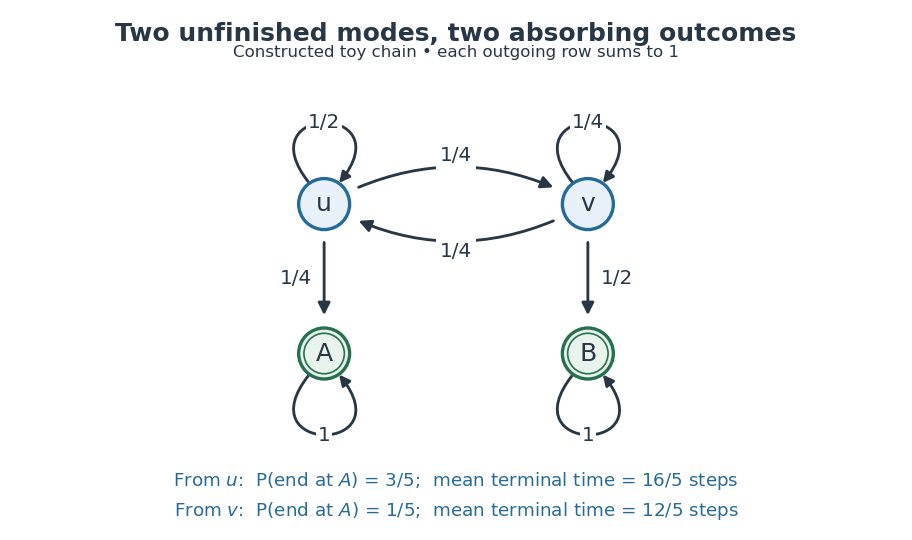

Source code (Python):
"""Draw a constructed finite chain, not measured data.

Run from _media: MPLCONFIGDIR=/tmp/codex-wiki-matplotlib python ../markov-classes-absorption-terminal-routine.py
Tested with Python 3.14.4, matplotlib 3.10.7, numpy 2.3.5.
"""
from pathlib import Path
import matplotlib
matplotlib.use('Agg')
import matplotlib.pyplot as plt
from matplotlib.patches import Circle, FancyArrowPatch, PathPatch
from matplotlib.path import Path as MPath
import numpy as np


def main():
    plt.rcParams.update({'font.family': 'DejaVu Sans', 'font.size': 12})
    fig, ax = plt.subplots(figsize=(7.6, 4.5), dpi=120, facecolor='white')
    ax.set_facecolor('white')
    ax.set(xlim=(-1.35, 4.35), ylim=(-1.9, 2.4), aspect='equal')
    ax.axis('off')
    ink, blue, green = '#273746', '#246b9b', '#267050'
    pos = {'u': (0, 1), 'v': (3, 1), 'A': (0, -0.7), 'B': (3, -0.7)}
    for name, xy in pos.items():
        terminal = name in 'AB'
        ax.add_patch(Circle(xy, .29, facecolor='#e8f4eb' if terminal else '#e8f1fa', edgecolor=green if terminal else blue, lw=2, zorder=3))
        if terminal:
            ax.add_patch(Circle(xy, .23, fill=False, edgecolor=green, lw=1, zorder=4))
        ax.text(*xy, name, ha='center', va='center', fontsize=15, color=ink, zorder=5)
    def edge(start, end, label, xy, rad=0):
        ax.add_patch(FancyArrowPatch(pos[start], pos[end], arrowstyle='-|>', mutation_scale=15, shrinkA=23, shrinkB=23, connectionstyle=f'arc3,rad={rad}', lw=1.7, color=ink))
        ax.text(*xy, label, ha='center', va='center', color=ink, bbox={'facecolor': 'white', 'edgecolor': 'none', 'pad': 2})
    edge('u', 'v', '1/4', (1.5, 1.55), -.28)
    edge('v', 'u', '1/4', (1.5, .46), -.28)
    edge('u', 'A', '1/4', (-.32, .15))
    edge('v', 'B', '1/2', (3.33, .15))
    # Cubic Bezier loops start and finish on the node boundary.
    def loop(name, label, direction):
        x, y = pos[name]
        d = direction
        vertices = [(x-.17, y+.24*d), (x-.9, y+1.15*d), (x+.9, y+1.15*d), (x+.17, y+.24*d)]
        path = MPath(vertices, [MPath.MOVETO, MPath.CURVE4, MPath.CURVE4, MPath.CURVE4])
        ax.add_patch(FancyArrowPatch(path=path, arrowstyle='-|>', mutation_scale=13, lw=1.7, color=ink))
        ax.text(x, y+.93*d, label, ha='center', va='center', color=ink, bbox={'facecolor':'white','edgecolor':'none','pad':1})
    loop('u', '1/2', 1)
    loop('v', '1/4', 1)
    loop('A', '1', -1)
    loop('B', '1', -1)
    fig.text(.5, .96, 'Two unfinished modes, two absorbing outcomes', ha='center', va='top', fontsize=15, weight='bold', color=ink)
    fig.text(.5, .895, 'Constructed toy chain • each outgoing row sums to 1', ha='center', fontsize=10, color=ink)
    fig.text(.5, .10, r'From $u$:  P(end at $A$) = 3/5;  mean terminal time = 16/5 steps', ha='center', fontsize=11, color=blue)
    fig.text(.5, .045, r'From $v$:  P(end at $A$) = 1/5;  mean terminal time = 12/5 steps', ha='center', fontsize=11, color=blue)
    fig.subplots_adjust(left=.06, right=.94, top=.85, bottom=.15)
    # Check displayed summaries against the transition model.
    q = np.array([[.5, .25], [.25, .25]])
    r = np.array([[.25, 0], [0, .5]])
    n = np.linalg.solve(np.eye(2)-q, np.eye(2))
    assert np.allclose(n @ r, [[.6, .4], [.2, .8]])
    assert np.allclose(n @ np.ones(2), [3.2, 2.4])
    fig.savefig(Path(__file__).with_suffix('.png').name, facecolor='white', transparent=False)
    plt.close(fig)


if __name__ == '__main__':
    main()
